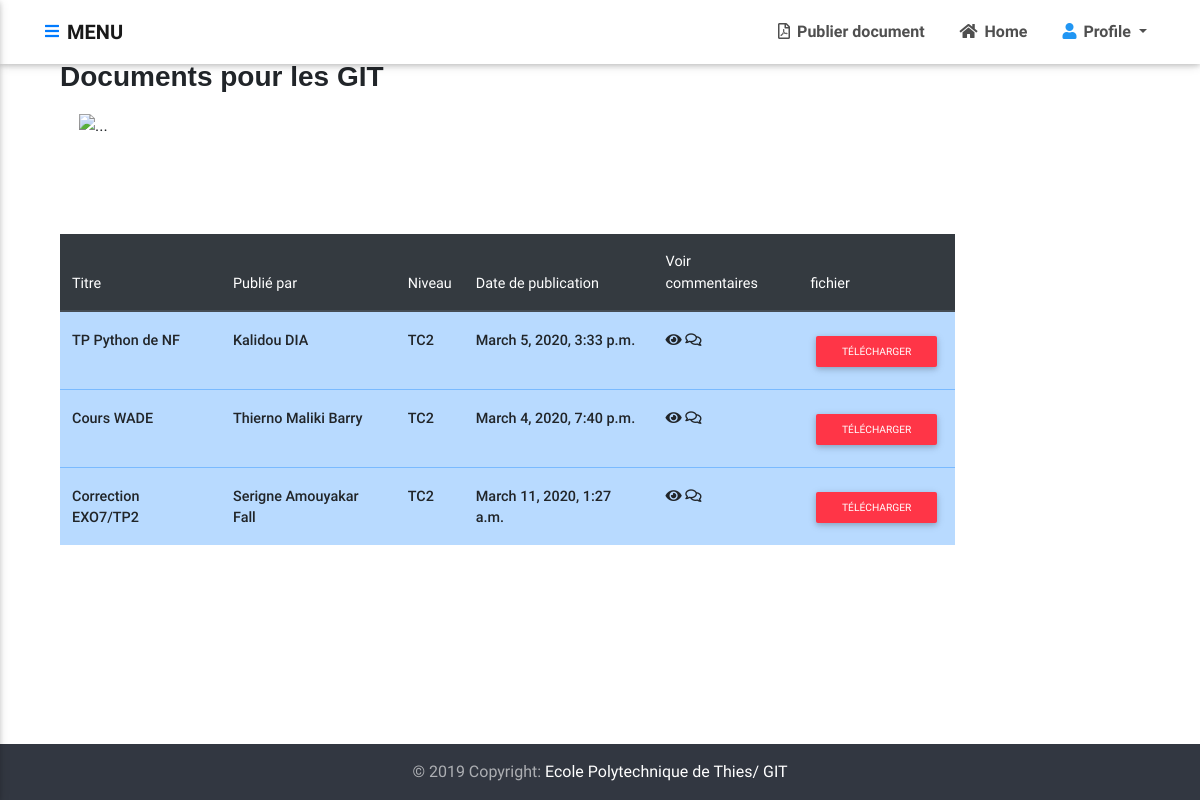
The app's page /compte/genie/git/ (signed in) with its own data.
### ged_app/models.py (models this page shows, shortened)
class Document(models.Model):
    LISTE_GENIE = (
        ('GIT','Génie Informatique et Télécommunications'),
        ('Génie Civil','Génie Civil'),
        ('Génie Electromécanique','Génie Electro-Mécanique'),
        ('Tronc Commun', 'Tronc Commun')
    )
    LISTE_CLASSE = (
        ('TC1', 'TC1'),
        ('TC2','TC2'),
        ('DIC1','DIC1'),
        ('DIC2','DIC2'),
        ('DIC3','DIC3')
    )
    author = models.ForeignKey(Eleve, on_delete=models.CASCADE, null = True)
    titre = models.CharField(max_length=100, null = True)
    fichier = models.FileField(upload_to='media/', null= True, blank=True)
    text = models.TextField(max_length=1000, null=True, blank=True)
    classe_doc = models.CharField(max_length=50 , null =True ,  choices = LISTE_CLASSE)
    genie_doc = models.CharField(max_length=100, null = True, choices = LISTE_GENIE)
    date = models.DateTimeField(auto_now=True, auto_now_add=False)

class Eleve(models.Model):
    LISTE_CLASSE = (
        ('TC1', 'TC1'),
        ('TC2','TC2'),
        ('DIC1','DIC1'),
        ('DIC2','DIC2'),
        ('DIC3','DIC3')
    )
    LISTE_GENIE = (
        ('GIT','Génie Informatique et Télécommunications'),
        ('Génie Civil','Génie Civil'),
        ('Génie Electromécanique','Génie Electro-Mécanique'),
        ('Tronc Commun', 'Tronc Commun')
    )
    user = models.OneToOneField(User,null = True, blank=True,on_delete=models.CASCADE)
    name = models.CharField( max_length=150, null=True)
    age = models.IntegerField(null=True)
    sexe = models.CharField(max_length=80, choices = [('Homme', 'Homme' ), ('Femme', 'Femme')], null=True)
    classe = models.CharField(max_length=50 , null =True ,  choices = LISTE_CLASSE)
    genie = models.CharField(max_length=100, null = True, choices = LISTE_GENIE)
    photo_profile = models.ImageField(default ="user-default.png",null = True, blank = True )
    def __str__(self):
        if self.name != None:
            return self.name
        else:
            return "%% No name %%"

### ged_app/views.py (the view)
# urls.py: path('compte/genie/git/', views.doc_git, name='git'),
@login_required(login_url='connecter')
def doc_git(request):
    doc = Document.objects.filter(genie_doc = "GIT")
    context = {'docs' : doc}
    return render (request, 'ged_app/genie/doc_git.html', context)

### ged_app/templates/ged_app/genie/doc_git.html (shortened to what this page needs)
{% extends '../main.html' %}
{% block content %}
  <div  class="homepage-v1 hidden-sn dark-skin animated">
    <section>
        <h3>Documents pour les GIT</h3>
        <div class="row mb-4 ml-1">
          <div class="col-lg-10 col-md-20 pb-lg-5 mb-4" max-height="500">
              <div id="carouselExampleFade" class="carousel slide carousel-fade" data-ride="carousel">
                <div class="carousel-inner">
                  <div class="carousel-item active">
                    <img src="https://www.futura-sciences.com/tech/comparatifs/wp-content/uploads/2019/10/Headerbild-pc-gamer-mobile.jpg" class="d-block w-500" alt="...">
                  </div>
                </div>
                <a class="carousel-control-prev" href="#carouselExampleFade" role="button" data-slide="prev">
                  <span class="carousel-control-prev-icon" aria-hidden="true"></span>
                </a>
                <a class="carousel-control-next" href="#carouselExampleFade" role="button" data-slide="next">
                  <span class="carousel-control-next-icon" aria-hidden="true"></span>
                </a>
              </div>
          </div>
        </div>
        <div class="row" id="pos">
            <div class="col-lg-10 col-md-20 pb-lg-5 mb-4">
              <table class="table table-striped ">
                <thead class="thead-dark">
                  <tr>
                    <th>Titre</th>
                    <th>Publié par</th>
                    <th>Niveau</th>
                    <th>Date de publication</th>
                    <th>Voir commentaires</th>
                    <th>fichier</th>
                  </tr>
                </thead>
                {% for doc in docs %}
                  <tr class="table-primary">
                    <td>{{doc.titre}}</td>
                    <td>{{doc.author}}</td>
                    <td>{{doc.classe_doc}}</td>
                    <td>{{doc.date}}</td>
                    <td><a  href="{% url 'comments' pk=doc.pk %}"  > <i class="fas fa-eye"></i> <i class="far fa-comments"></i></a></td>
                    <td><a  href="{{ doc.fichier.url }}" target="_blank" ><span class="btn btn-danger  btn-sm ">Télécharger</span></a></td>
                  </tr>
                {% endfor %}
              </table>
            </div>
         </div>
    </section>
  </div>
{% endblock %}

### ged_app/templates/ged_app/genie/doc_git.html (style rules this page uses)
section { margin:5%; }
h3 { font-weight: bold; margin-bottom : 20px; font-family: 'Franklin Gothic Medium', 'Arial Narrow', 'Arial', 'sans-serif'; }
tr td { font-weight: 500; }

### records on screen
Document: titre "TP Python de NF", author "Kalidou DIA", classe_doc "TC2", date "March 5, 2020, 3:33 p.m."
Document: titre "Cours WADE", author "Thierno Maliki Barry", classe_doc "TC2", date "March 4, 2020, 7:40 p.m."
Document: titre "Correction EXO7/TP2", author "Serigne Amouyakar Fall", classe_doc "TC2", date "March 11, 2020, 1:27 a.m."
